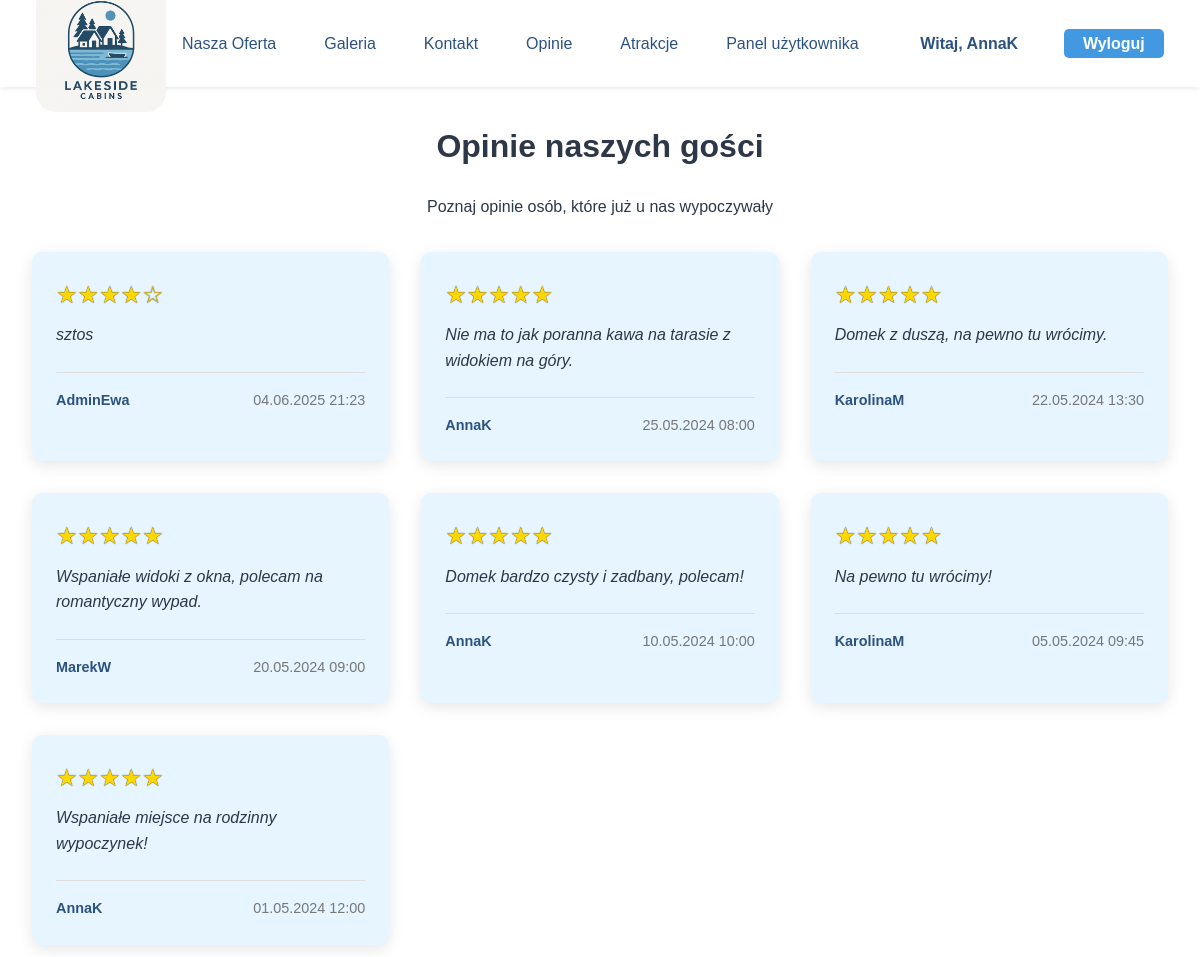
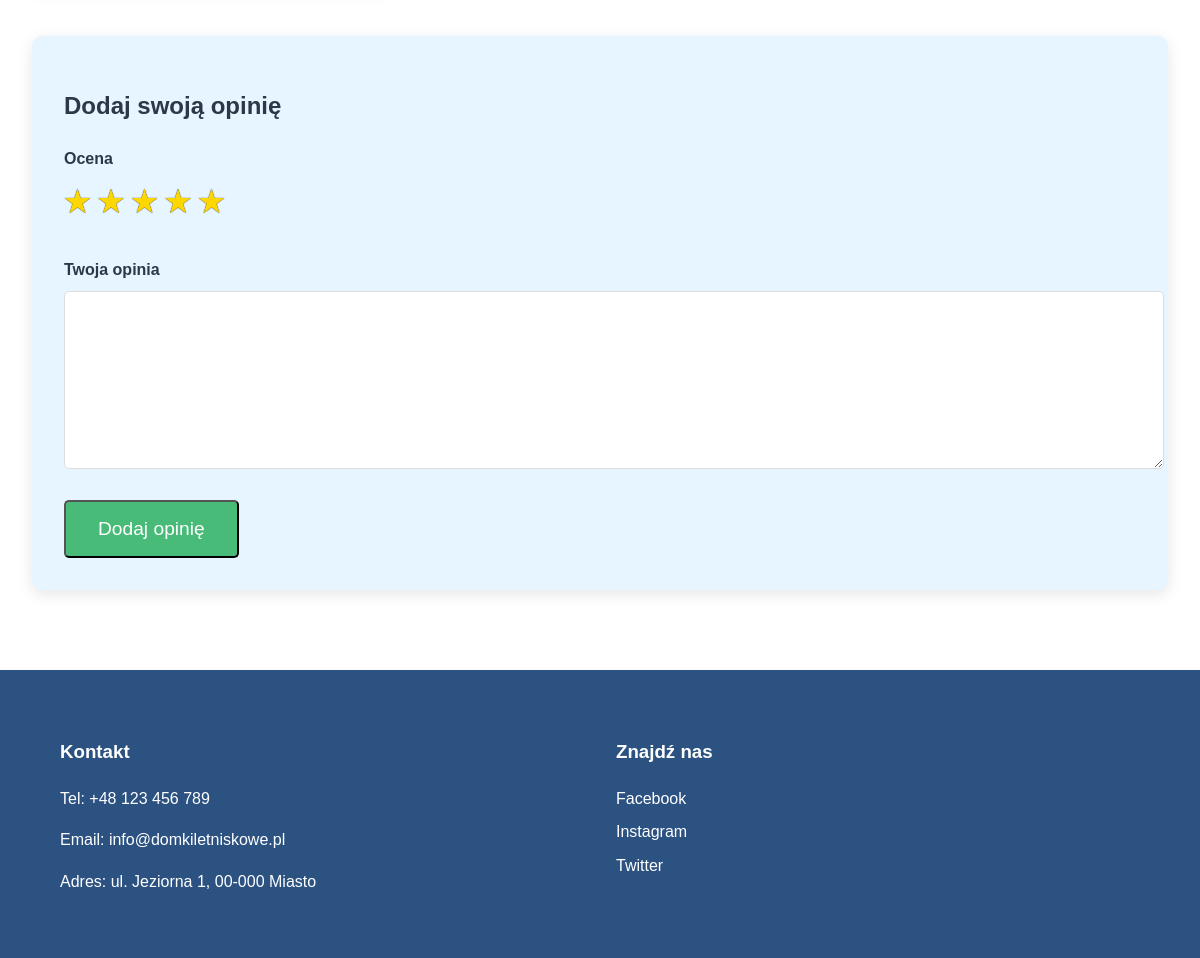
/opinie.php (signed in), run on the app's committed database (2 pictures, top to bottom).
### tables this page shows
CREATE TABLE `opinions` (
  `id` int(11) NOT NULL,
  `user_id` int(11) NOT NULL,
  `content` text NOT NULL,
  `rating` int(11) DEFAULT NULL CHECK (`rating` between 1 and 5),
  `created_at` datetime NOT NULL DEFAULT current_timestamp(),
  `approved` tinyint(1) DEFAULT 0
);

CREATE TABLE `users` (
  `id` int(11) NOT NULL,
  `username` varchar(50) NOT NULL,
  `email` varchar(100) NOT NULL,
  `password` varchar(255) NOT NULL,
  `role` enum('admin','client','konserwator','ksiegowy') DEFAULT 'client'
);

### opinie.php (the view, shortened to what this page needs)
<?php
$host = 'localhost';
$user = 'root';
$pass = '';
$db   = 'domki_letniskowe';
$conn = mysqli_connect($host, $user, $pass, $db);
$opinie = [];
if ($conn) {
    $sql = "SELECT o.content, o.rating, u.username, u.email, o.id, o.created_at
        FROM opinions o
        JOIN users u ON o.user_id = u.id
        WHERE o.approved = TRUE
        ORDER BY o.id DESC";
    $result = mysqli_query($conn, $sql);
    if ($result) {
        while ($row = mysqli_fetch_assoc($result)) {
            $opinie[] = $row;
        }
    }
}
?>
<!DOCTYPE html>
<html lang="pl">
<head>
    <link rel="stylesheet" href="css/style.css">
</head>
<body>
    <header>
        <a href="index.php"><img src="assets/logo.png" alt="Logo Domki Letniskowe" class="logo"></a>
        <nav>
            <ul>
                <li><a href="oferta.php">Nasza Oferta</a></li>
                <li><a href="galeria.php">Galeria</a></li>
                <li><a href="kontakt.php">Kontakt</a></li>
                <li><a href="opinie.php">Opinie</a></li>
                <li><a href="atrakcje.php">Atrakcje</a></li>
                <?php if(isset($_SESSION['user_id']) && isset($_SESSION['user_email'])): ?>
                <li><a href="admin.php">Panel użytkownika</a></li>
                <li class="login-btn" style="color:var(--primary-color); font-weight:bold; background:none;">
                    Witaj, <?= htmlspecialchars($_SESSION['user_name']) ?>
                </li>
                <li class="login-btn"><a href="logout.php">Wyloguj</a></li>
                <?php else: ?>
                <li class="login-btn"><a href="login.php">Login</a></li>
                <?php endif; ?>
            </ul>
        </nav>
    </header>
    <main style="padding-top: 100px;">
        <h1 style="text-align:center;">Opinie naszych gości</h1>
        <p style="text-align:center;">Poznaj opinie osób, które już u nas wypoczywały</p>
        <div class="opinie-grid">
            <?php foreach($opinie as $opinia): ?>
                <div class="opinia-karta">
                    <div class="gwiazdki">
                        <?php
                        $rating = (int)$opinia['rating'];
                        for ($i = 1; $i <= 5; $i++) {
                            echo $i <= $rating ? '★' : '☆';
                        }
                        ?>
                    </div>
                    <div class="opinia-tekst">
                        <?= htmlspecialchars($opinia['content']) ?>
                    </div>
                    <div class="opinia-meta">
                        <span class="opinia-autor"><?= htmlspecialchars($opinia['username']) ?></span>
                        <span class="opinia-data">
                            <?= date('d.m.Y H:i', strtotime($opinia['created_at'])) ?>
                        </span>
                    </div>
                </div>
            <?php endforeach; ?>
        </div>
        <?php if(isset($_SESSION['user_id'])): ?>
        <div class="dodaj-opinie">
            <h2>Dodaj swoją opinię</h2>
            <form action="dodaj_opinie.php" method="POST">
                <div class="form-group">
                    <label>Ocena</label>
                    <div class="star-rating">
                        <label for="star5">★</label>
                        <label for="star4">★</label>
                        <label for="star3">★</label>
                        <label for="star2">★</label>
                        <label for="star1">★</label>
                    </div>
                </div>
                <div class="form-group">
                    <label for="tresc">Twoja opinia</label>
                    <textarea id="tresc" name="tresc" required></textarea>
                </div>
                <button type="submit" class="btn-rezerwuj">Dodaj opinię</button>
            </form>
        </div>
        <?php else: ?>
        <div class="dodaj-opinie" style="text-align:center;">
            <p>Aby dodać opinię, <a href="login.php">zaloguj się</a>.</p>
        </div>
        <?php endif; ?>
    </main>
    <footer>
        <div class="footer-content">
            <div class="kontakt">
                <h3>Kontakt</h3>
                <p>Tel: +48 123 456 789</p>
                <p>Email: info@domkiletniskowe.pl</p>
                <p>Adres: ul. Jeziorna 1, 00-000 Miasto</p>
            </div>
            <div class="social-media">
                <h3>Znajdź nas</h3>
                <a href="#" class="social-link">Facebook</a>
                <a href="#" class="social-link">Instagram</a>
                <a href="#" class="social-link">Twitter</a>
            </div>
        </div>
    </footer>
</body>
</html>

### css/style.css (style rules this page uses)
:root { --primary-color: #2c5282; --secondary-color: #4299e1; --accent-color: #48bb78; --text-color: #2d3748; --light-bg: #e6f5ff; }
body { margin: 0; font-family: 'Arial', sans-serif; color: var(--text-color); line-height: 1.6; }
header { background: white; box-shadow: 0 1px 5px rgba(0,0,0,0.1); padding: 0.7rem 3%; position: fixed; width: 94%; top: 0; z-index: 1000; display: flex; align-items: center; justify-content: space-between; height: 65px; }
.logo { width: 130px; height: auto; }
nav { flex: 1; }
nav ul { display: flex; list-style: none; gap: 1rem; justify-content: flex-end; padding: 0; margin: 0; }
nav a { text-decoration: none; color: var(--primary-color); font-weight: 500; font-size: 1rem; padding: 0.4rem 1rem; border-radius: 3px; transition: all 0.3s ease; }
main { max-width: 1200px; margin: 0 auto; padding: 2rem; }
.btn-rezerwuj { display: inline-block; padding: 1rem 2rem; background: var(--accent-color); color: white; text-decoration: none; font-size: 1.2rem; border-radius: 5px; transition: all 0.3s ease; }
footer { background: var(--primary-color); color: white; padding: 3rem 5%; }
.footer-content { max-width: 1200px; margin: 0 auto; display: grid; grid-template-columns: repeat(auto-fit, minmax(250px, 1fr)); gap: 2rem; }
.social-link { display: block; color: white; text-decoration: none; margin: 0.5rem 0; transition: color 0.3s ease; }
.logo { padding-top: 15px; border-radius: 20px; }
.login-btn { margin-left: auto; }
.login-btn a { background: var(--secondary-color); color: #fff !important; font-weight: bold; border-radius: 5px; padding: 0.4rem 1.2rem; transition: background 0.3s; }

### opinie.php (style rules this page uses)
.opinie-grid { display: grid; grid-template-columns: repeat(auto-fill, minmax(300px, 1fr)); gap: 2rem; margin: 2rem 0; }
.opinia-karta { background: var(--light-bg); padding: 1.5rem; border-radius: 10px; box-shadow: 0 4px 15px rgba(0,0,0,0.1); }
.opinia-tekst { font-style: italic; margin-bottom: 1rem; line-height: 1.6; }
.opinia-meta { display: flex; justify-content: space-between; align-items: center; border-top: 1px solid #ddd; padding-top: 1rem; margin-top: 1.5rem; font-size: 0.9rem; }
.opinia-autor { font-weight: bold; color: var(--primary-color); }
.opinia-data { color: #777; }
.gwiazdki { color: gold; font-size: 1.5rem; margin-bottom: 0.5rem; text-shadow: 0px 0px 1px #000; }
.dodaj-opinie { background: var(--light-bg); padding: 2rem; border-radius: 10px; box-shadow: 0 4px 15px rgba(0,0,0,0.1); margin: 3rem 0; }
.form-group { margin-bottom: 1.5rem; }
.form-group label { display: block; margin-bottom: 0.5rem; font-weight: bold; }
.form-group input, .form-group textarea { width: 100%; padding: 0.8rem; border: 1px solid #ddd; border-radius: 5px; font-family: inherit; font-size: 1rem; }
.form-group textarea { min-height: 150px; resize: vertical; }
.star-rating { margin-bottom: 1rem; direction: rtl; text-align: left; }
.star-rating label { display: inline-block; cursor: pointer; font-size: 1.8rem; color: #ddd; transition: color 0.2s; margin-right: 0.2rem; text-shadow: 0px 0px 1px #000; }
.star-rating label:hover, .star-rating label:hover ~ label, .star-rating input:checked ~ label { color: gold; }

### data on the page
opinions: rating 4 (drawn), content "sztos", user.username "AdminEwa", created_at "04.06.2025 21:23"
opinions: content "Nie ma to jak poranna kawa na tarasie z widokiem na góry.", user.username "AnnaK", created_at "25.05.2024 08:00"
opinions: content "Domek z duszą, na pewno tu wrócimy.", user.username "KarolinaM", created_at "22.05.2024 13:30"
opinions: content "Wspaniałe widoki z okna, polecam na romantyczny wypad.", user.username "MarekW", created_at "20.05.2024 09:00"
opinions: content "Domek bardzo czysty i zadbany, polecam!", user.username "AnnaK", created_at "10.05.2024 10:00"
opinions: content "Na pewno tu wrócimy!", user.username "KarolinaM", created_at "05.05.2024 09:45"
opinions: content "Wspaniałe miejsce na rodzinny wypoczynek!", user.username "AnnaK", created_at "01.05.2024 12:00"

### other printed values
$_SESSION['user_name'] "AnnaK"
